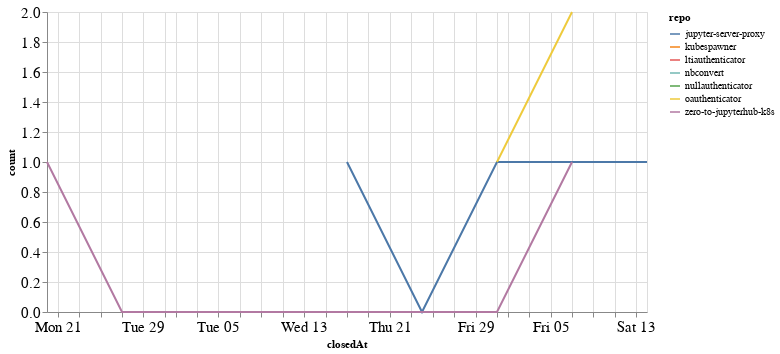

Write notebook code for a chart like this one.
### Code cell
closed_by_time = closed_by.groupby('repo').resample('W', on='closedAt').count()['author'].reset_index()
closed_by_time = closed_by_time.rename(columns={'author': 'count'})

alt.Chart(closed_by_time, width=600).mark_line().encode(
    x='closedAt',
    y='count',
    color='repo',
    tooltip="repo"
)

### Figure 1 — Vega-Lite specification as saved in the notebook (floating-point values rounded to 4 significant figures)
{"config": {"axisLeft": {"labelFontSize": 15}, "axisBottom": {"labelFontSize": 15}}, "data": {"name": "data-b312afceb6ee0162db32f50ac566c5e9"}, "mark": "line", "encoding": {"color": {"type": "nominal", "field": "repo"}, "tooltip": {"type": "nominal", "field": "repo"}, "x": {"type": "temporal", "field": "closedAt"}, "y": {"type": "quantitative", "field": "count"}}, "width": 600, "$schema": "https://vega.github.io/schema/vega-lite/v4.8.1.json", "datasets": {"data-b312afceb6ee0162db32f50ac566c5e9": [{"repo": "jupyter-server-proxy", "closedAt": "2021-01-17T00:00:00", "count": 1}, {"repo": "jupyter-server-proxy", "closedAt": "2021-01-24T00:00:00", "count": 0}, {"repo": "jupyter-server-proxy", "closedAt": "2021-01-31T00:00:00", "count": 1}, {"repo": "jupyter-server-proxy", "closedAt": "2021-02-07T00:00:00", "count": 1}, {"repo": "jupyter-server-proxy", "closedAt": "2021-02-14T00:00:00", "count": 1}, {"repo": "kubespawner", "closedAt": "2020-12-20T00:00:00", "count": 1}, {"repo": "ltiauthenticator", "closedAt": "2021-01-31T00:00:00", "count": 1}, {"repo": "nbconvert", "closedAt": "2021-02-07T00:00:00", "count": 2}, {"repo": "nullauthenticator", "closedAt": "2021-02-14T00:00:00", "count": 1}, {"repo": "oauthenticator", "closedAt": "2021-01-31T00:00:00", "count": 1}, {"repo": "oauthenticator", "closedAt": "2021-02-07T00:00:00", "count": 2}, {"repo": "zero-to-jupyterhub-k8s", "closedAt": "2020-12-20T00:00:00", "count": 1}, {"repo": "zero-to-jupyterhub-k8s", "closedAt": "2020-12-27T00:00:00", "count": 0}, {"repo": "zero-to-jupyterhub-k8s", "closedAt": "2021-01-03T00:00:00", "count": 0}, {"repo": "zero-to-jupyterhub-k8s", "closedAt": "2021-01-10T00:00:00", "count": 0}, {"repo": "zero-to-jupyterhub-k8s", "closedAt": "2021-01-17T00:00:00", "count": 0}, {"repo": "zero-to-jupyterhub-k8s", "closedAt": "2021-01-24T00:00:00", "count": 0}, {"repo": "zero-to-jupyterhub-k8s", "closedAt": "2021-01-31T00:00:00", "count": 0}, {"repo": "zero-to-jupyterhub-k8s", "closedAt": "2021-02-07T00:00:00", "count": 1}]}}
